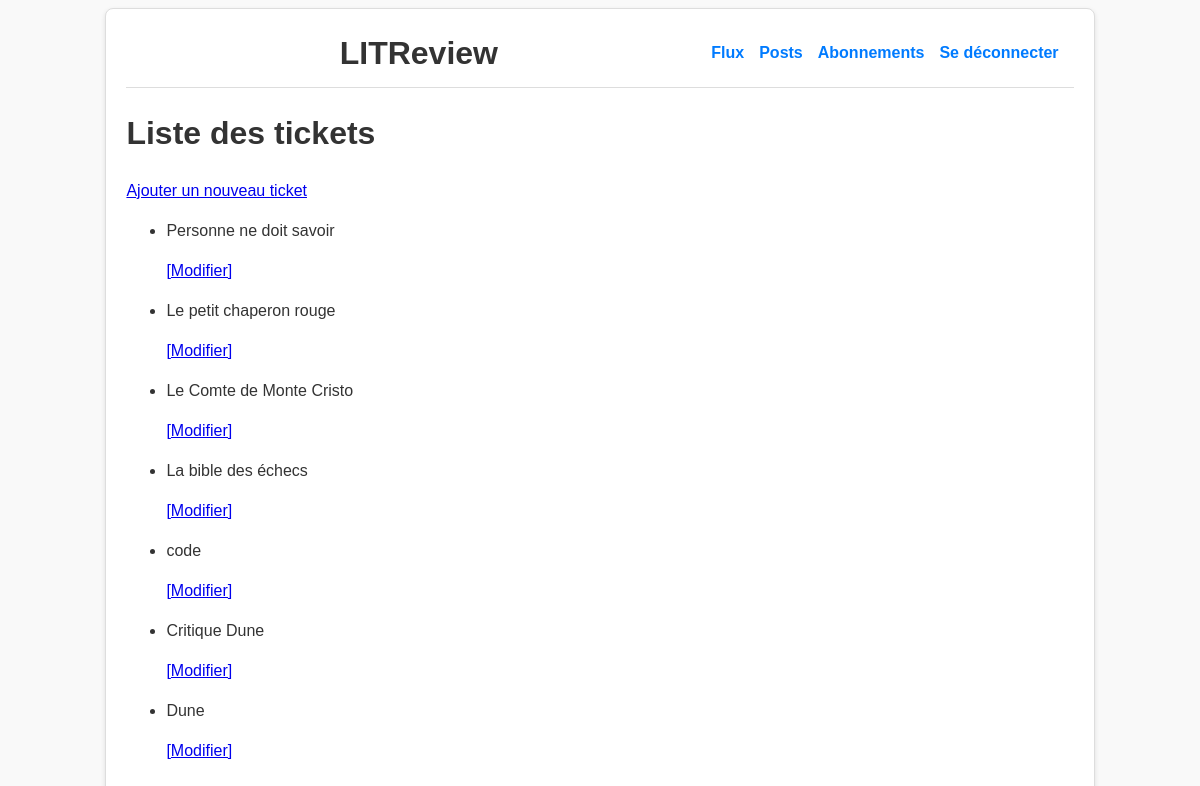
/ticket/, run on an earlier commit of the app's database.
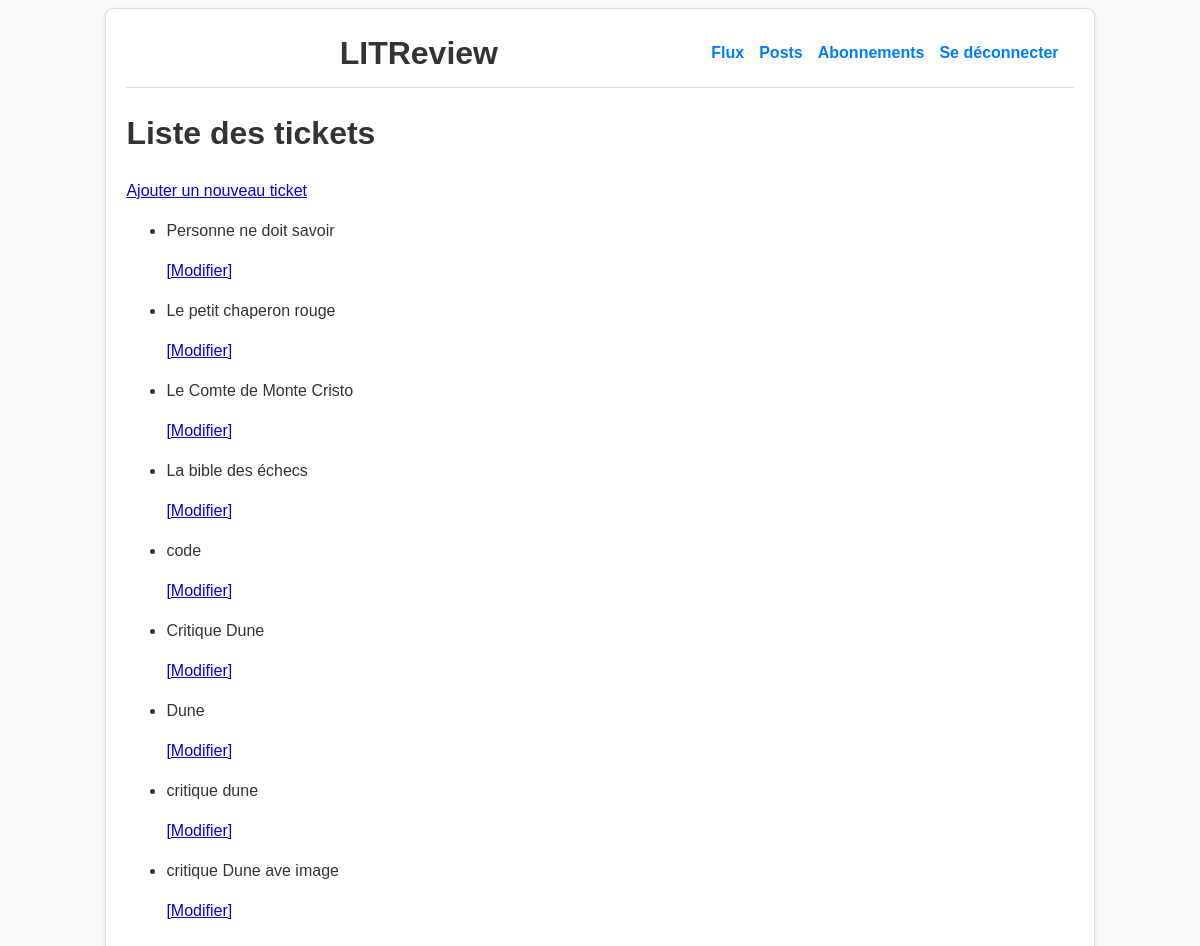
And on a later commit of the database.
### review/models.py (models this page shows, shortened)
class Ticket(models.Model):
    title = models.CharField(max_length=128)
    description = models.TextField(max_length=2048, blank=True)
    user = models.ForeignKey(to=settings.AUTH_USER_MODEL, on_delete=models.CASCADE)
    image = models.ImageField(null=True, blank=True)
    time_created = models.DateTimeField(auto_now_add=True)

### review/views.py (the view)
# urls.py: path("ticket/", review.views.ticket_list, name="ticket_list"),
def ticket_list(request):
    tickets = Ticket.objects.all()
    return render(request, "review/ticket_list.html", {"tickets": tickets})

### review/templates/review/ticket_list.html
{% extends 'base.html' %}
{% block content %}
<h1>Liste des tickets</h1>
<a href="{% url 'ticket_create' %}">Ajouter un nouveau ticket</a>
<ul>
    {% for ticket in tickets %}
    <li>
        <p>{{ ticket.title }}</p>
        <a href="{% url 'ticket_update' ticket.id %}">[Modifier]</a>
    </li>
    {% endfor %}
</ul>
{% endblock %}

What changed in the data, as far as the page shows it:
added Ticket: title "critique dune"
added Ticket: title "critique Dune ave image"
